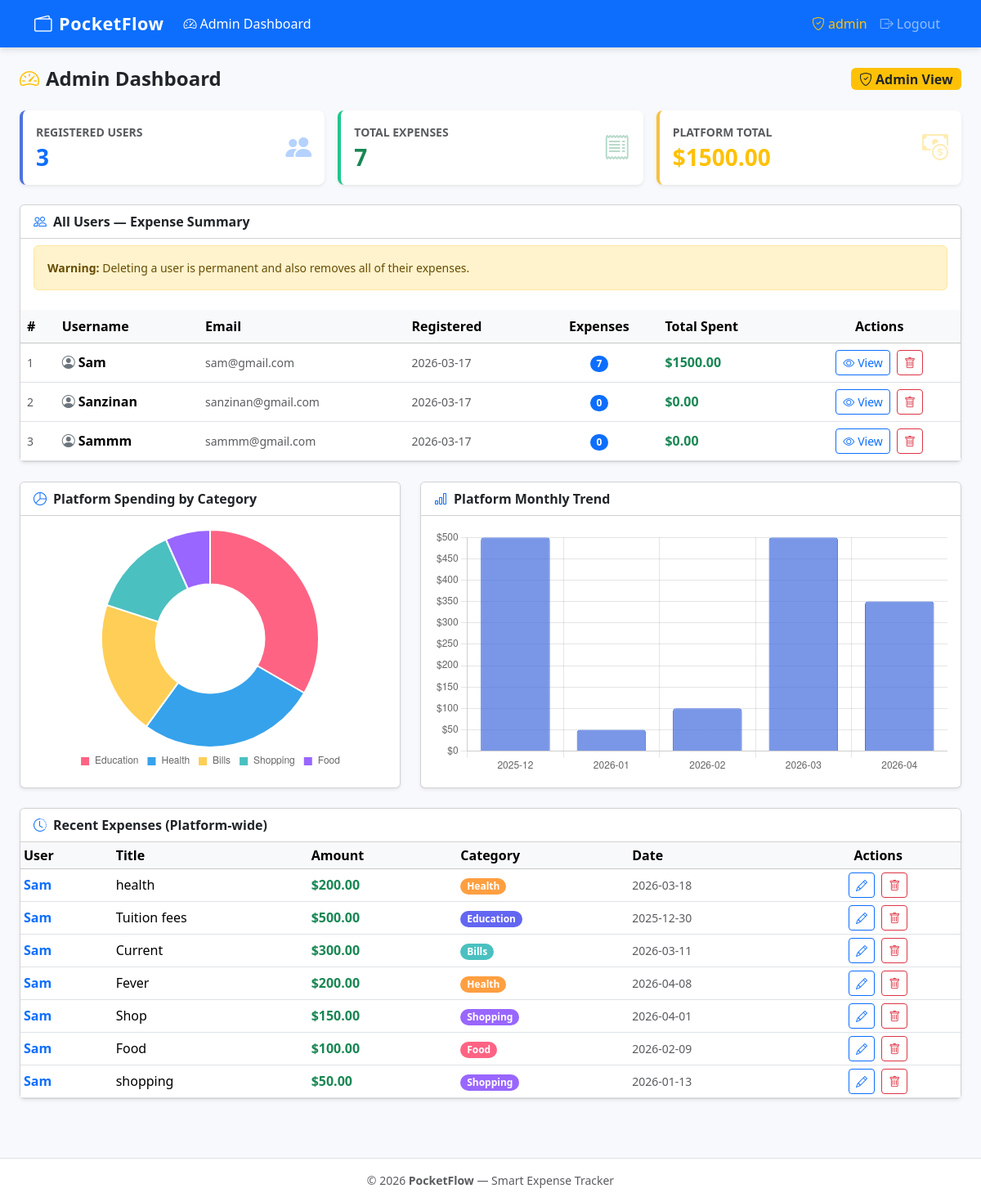
The page /admin (signed in) on the database its author committed.
### tables this page shows
CREATE TABLE users (
            id            INTEGER PRIMARY KEY AUTOINCREMENT,
            username      TEXT    NOT NULL UNIQUE,
            email         TEXT    NOT NULL UNIQUE,
            password_hash TEXT    NOT NULL,
            is_admin      INTEGER NOT NULL DEFAULT 0,
            created_at    TEXT    NOT NULL DEFAULT (datetime('now'))
        , avatar TEXT NOT NULL DEFAULT '', remember_token TEXT NOT NULL DEFAULT '', remember_token_expiry INTEGER NOT NULL DEFAULT 0, monthly_budget REAL NOT NULL DEFAULT 0);

CREATE TABLE expenses (
            id         INTEGER PRIMARY KEY AUTOINCREMENT,
            user_id    INTEGER NOT NULL,
            title      TEXT    NOT NULL,
            amount     REAL    NOT NULL,
            date       TEXT    NOT NULL,
            category   TEXT    NOT NULL,
            notes      TEXT    NOT NULL DEFAULT '',
            tags       TEXT    NOT NULL DEFAULT '',
            created_at TEXT    NOT NULL DEFAULT (datetime('now')),
            updated_at TEXT    NOT NULL DEFAULT (datetime('now')),
            FOREIGN KEY (user_id) REFERENCES users(id) ON DELETE CASCADE
        );

### app.py (the view)
@app.route('/admin')
@admin_required
def admin_dashboard():
    conn = get_db()
    users = conn.execute(
        'SELECT u.id, u.username, u.email, u.created_at, '
        'COUNT(e.id) AS expense_count, COALESCE(SUM(e.amount), 0) AS total_expenses '
        'FROM users u LEFT JOIN expenses e ON u.id = e.user_id '
        'WHERE u.is_admin = 0 GROUP BY u.id ORDER BY total_expenses DESC'
    ).fetchall()
    stats = conn.execute(
        'SELECT COUNT(DISTINCT user_id) AS total_users, COUNT(*) AS total_expenses, '
        'COALESCE(SUM(amount), 0) AS total_amount FROM expenses'
    ).fetchone()
    cat_rows = conn.execute(
        'SELECT category, SUM(amount) AS total FROM expenses GROUP BY category ORDER BY total DESC'
    ).fetchall()
    monthly_rows = conn.execute(
        "SELECT strftime('%Y-%m', date) AS month, SUM(amount) AS total "
        "FROM expenses GROUP BY month ORDER BY month ASC LIMIT 12"
    ).fetchall()
    recent = conn.execute(
        'SELECT e.*, u.username FROM expenses e JOIN users u ON e.user_id = u.id '
        'ORDER BY e.created_at DESC LIMIT 10'
    ).fetchall()
    conn.close()
    return render_template('admin/dashboard.html',
        users=users,
        stats=stats,
        cat_labels=[r['category'] for r in cat_rows],
        cat_values=[r['total'] for r in cat_rows],
        monthly_labels=[r['month'] for r in monthly_rows],
        monthly_values=[r['total'] for r in monthly_rows],
        recent=recent,
    )

### app.py (called while the page is built, shortened)
def get_db():
    conn = sqlite3.connect(DATABASE)
    conn.row_factory = sqlite3.Row
    conn.execute('PRAGMA foreign_keys = ON')
    return conn

def admin_required(f):
    @wraps(f)
    def decorated(*args, **kwargs):
        if 'user_id' not in session:
            flash('Please log in to continue.', 'warning')
            return redirect(url_for('login'))
        if not session.get('is_admin'):
            flash('Admin access required.', 'danger')
            return redirect(url_for('dashboard'))
        return f(*args, **kwargs)
    return decorated

@app.before_request
def load_user_from_remember_token():
    if 'user_id' in session:
        return

### templates/admin/dashboard.html (shortened to what this page needs)
{% extends 'base.html' %}
{% block content %}
<div class="container-fluid px-4">
  <div class="page-header mt-2">
    <h2><i class="bi bi-speedometer2 me-2 text-warning"></i>Admin Dashboard</h2>
    <span class="badge bg-warning text-dark fs-6">
      <i class="bi bi-shield-check me-1"></i>Admin View
    </span>
  </div>
  <div class="row g-3 mb-4">
    <div class="col-sm-6 col-xl-4">
      <div class="card stat-card primary shadow-sm h-100">
        <div class="card-body d-flex justify-content-between align-items-center">
          <div>
            <p class="text-muted text-uppercase small fw-semibold mb-1">Registered Users</p>
            <h3 class="fw-bold mb-0 text-primary">{{ users|length }}</h3>
          </div>
          <i class="bi bi-people-fill stat-icon text-primary"></i>
        </div>
      </div>
    </div>
    <div class="col-sm-6 col-xl-4">
      <div class="card stat-card success shadow-sm h-100">
        <div class="card-body d-flex justify-content-between align-items-center">
          <div>
            <p class="text-muted text-uppercase small fw-semibold mb-1">Total Expenses</p>
            <h3 class="fw-bold mb-0 text-success">{{ stats.total_expenses }}</h3>
          </div>
          <i class="bi bi-receipt stat-icon text-success"></i>
        </div>
      </div>
    </div>
    <div class="col-sm-6 col-xl-4">
      <div class="card stat-card warning shadow-sm h-100">
        <div class="card-body d-flex justify-content-between align-items-center">
          <div>
            <p class="text-muted text-uppercase small fw-semibold mb-1">Platform Total</p>
            <h3 class="fw-bold mb-0 text-warning">${{ "%.2f"|format(stats.total_amount) }}</h3>
          </div>
          <i class="bi bi-cash-coin stat-icon text-warning"></i>
        </div>
      </div>
    </div>
  </div>
  <div class="card shadow-sm mb-4">
    <div class="card-header bg-white fw-semibold">
      <i class="bi bi-people me-2 text-primary"></i>All Users — Expense Summary
    </div>
    <div class="card-body py-2 px-3">
      <div class="alert alert-warning mb-3 small">
        <strong>Warning:</strong> Deleting a user is permanent and also removes all of their expenses.
      </div>
    </div>
    {% if users %}
      <div class="table-responsive">
        <table class="table table-hover align-middle mb-0">
          <thead class="table-light">
            <tr>
              <th>#</th>
              <th>Username</th>
              <th>Email</th>
              <th>Registered</th>
              <th class="text-center">Expenses</th>
              <th>Total Spent</th>
              <th class="text-center">Actions</th>
            </tr>
          </thead>
          <tbody>
            {% for u in users %}
            <tr>
              <td class="text-muted small">{{ loop.index }}</td>
              <td class="fw-semibold">
                <i class="bi bi-person-circle me-1 text-secondary"></i>{{ u.username }}
              </td>
              <td class="text-muted small">{{ u.email }}</td>
              <td class="text-muted small">{{ u.created_at[:10] }}</td>
              <td class="text-center">
                <span class="badge bg-primary rounded-pill">{{ u.expense_count }}</span>
              </td>
              <td class="fw-bold text-success">${{ "%.2f"|format(u.total_expenses) }}</td>
              <td class="text-center">
                <a href="{{ url_for('admin_user_expenses', user_id=u.id) }}"
                   class="btn btn-sm btn-outline-primary me-1">
                  <i class="bi bi-eye me-1"></i>View
                </a>
                <form method="POST" action="{{ url_for('admin_delete_user', user_id=u.id) }}"
                      class="d-inline" onsubmit="return confirm('Delete this user and all of their expenses?');">
                  <button type="submit" class="btn btn-sm btn-outline-danger">
                    <i class="bi bi-trash"></i>
                  </button>
                </form>
              </td>
            </tr>
            {% endfor %}
          </tbody>
        </table>
      </div>
    {% else %}
      <div class="card-body text-center text-muted py-5">
        <i class="bi bi-people display-4 d-block mb-3 opacity-50"></i>
        No regular users registered yet.
      </div>
    {% endif %}
  </div>
  <div class="row g-4 mb-4">
    <div class="col-lg-5">
      <div class="card shadow-sm h-100">
        <div class="card-header bg-white fw-semibold">
          <i class="bi bi-pie-chart me-2 text-primary"></i>Platform Spending by Category
        </div>
        <div class="card-body d-flex align-items-center justify-content-center">
          {% if stats.total_expenses > 0 %}
            <div class="chart-box w-100"><canvas id="pieChart"></canvas></div>
          {% else %}
            <p class="text-muted text-center py-4">No expense data yet.</p>
          {% endif %}
        </div>
      </div>
    </div>
    <div class="col-lg-7">
      <div class="card shadow-sm h-100">
        <div class="card-header bg-white fw-semibold">
          <i class="bi bi-bar-chart me-2 text-primary"></i>Platform Monthly Trend
        </div>
        <div class="card-body d-flex align-items-center justify-content-center">
          {% if stats.total_expenses > 0 %}
            <div class="chart-box w-100"><canvas id="barChart"></canvas></div>
          {% else %}
            <p class="text-muted text-center py-4">No expense data yet.</p>
          {% endif %}
        </div>
      </div>
    </div>
  </div>
  <div class="card shadow-sm mb-4">
    <div class="card-header bg-white fw-semibold">
      <i class="bi bi-clock-history me-2 text-primary"></i>Recent Expenses (Platform-wide)
    </div>
    {% if recent %}
      <div class="table-responsive">
        <table class="table table-sm table-hover align-middle mb-0">
          <thead class="table-light">
            <tr>
              <th>User</th>
              <th>Title</th>
              <th>Amount</th>
              <th>Category</th>
              <th>Date</th>
              <th class="text-center">Actions</th>
            </tr>
          </thead>
          <tbody>
            {% for exp in recent %}
            <tr>
              <td>
                <a href="{{ url_for('admin_user_expenses', user_id=exp.user_id) }}"
                   class="text-decoration-none fw-semibold">
                  {{ exp.username }}
                </a>
              </td>
              <td>{{ exp.title }}</td>
              <td class="fw-bold text-success">${{ "%.2f"|format(exp.amount) }}</td>
              <td>
                <span class="badge cat-{{ exp.category }} rounded-pill">{{ exp.category }}</span>
              </td>
              <td class="text-muted small">{{ exp.date }}</td>
              <td class="text-center">
                <a href="{{ url_for('admin_edit_expense', expense_id=exp.id) }}"
                   class="btn btn-sm btn-outline-primary me-1"><i class="bi bi-pencil"></i></a>
                <form method="POST" action="{{ url_for('admin_delete_expense', expense_id=exp.id) }}"
                      class="delete-form d-inline">
                  <button type="submit" class="btn btn-sm btn-outline-danger">
                    <i class="bi bi-trash"></i>
                  </button>
                </form>
              </td>
            </tr>
            {% endfor %}
          </tbody>
        </table>
      </div>
    {% else %}
      <div class="card-body text-center text-muted py-4">No recent activity.</div>
    {% endif %}
  </div>
</div>
{% endblock %}
{% block scripts %}
<script>
    const chartData = JSON.parse(document.getElementById('chart-json').textContent);
    initPieChart('pieChart', chartData.cat_labels, chartData.cat_values);
    initBarChart('barChart', chartData.monthly_labels, chartData.monthly_values);
</script>
{% endblock %}

### static/css/style.css (style rules this page uses)
:root { --pf-primary: #4e73df; --pf-success: #1cc88a; --pf-warning: #f6c23e; --pf-danger: #e74a3b; --pf-info: #36b9cc; --pf-secondary: #858796; --pf-bg: #f8f9fc; }
body { background-color: var(--pf-bg); font-family: 'Segoe UI', system-ui, -apple-system, sans-serif; min-height: 100vh; display: flex; flex-direction: column; }
.stat-card { border: none; border-left: 4px solid; border-radius: .5rem; transition: transform .15s, box-shadow .15s; }
.stat-card.primary { border-left-color: var(--pf-primary); }
.stat-card.success { border-left-color: var(--pf-success); }
.stat-card.warning { border-left-color: var(--pf-warning); }
.stat-icon { font-size: 2rem; opacity: .3; }
.cat-Food { background-color: #FF6384 !important; }
.cat-Bills { background-color: #4BC0C0 !important; }
.cat-Shopping { background-color: #9966FF !important; }
.cat-Health { background-color: #FF9F40 !important; }
.cat-Education { background-color: #6366f1 !important; }
.chart-box { position: relative; height: 300px; }
.page-header { display: flex; align-items: center; justify-content: space-between; margin-bottom: 1.5rem; flex-wrap: wrap; gap: .5rem; }
.page-header h2 { margin: 0; font-weight: 700; font-size: 1.5rem; }

### rows shown on the page
users: username "Sam", email "sam@gmail.com", created_at "2026-03-17", expense_count "7", total_expenses "1500.00"
users: username "Sanzinan", email "sanzinan@gmail.com", created_at "2026-03-17", expense_count "0", total_expenses "0.00"
users: username "Sammm", email "sammm@gmail.com", created_at "2026-03-17", expense_count "0", total_expenses "0.00"
expenses: username "Sam", title "health", amount "200.00", category "Health", date "2026-03-18"
expenses: username "Sam", title "Tuition fees", amount "500.00", category "Education", date "2025-12-30"
expenses: username "Sam", title "Current", amount "300.00", category "Bills", date "2026-03-11"
expenses: username "Sam", title "Fever", amount "200.00", category "Health", date "2026-04-08"
expenses: username "Sam", title "Shop", amount "150.00", category "Shopping", date "2026-04-01"
expenses: username "Sam", title "Food", amount "100.00", category "Food", date "2026-02-09"
expenses: username "Sam", title "shopping", amount "50.00", category "Shopping", date "2026-01-13"

### other values the page prints
{{ session.username }} "admin"
{{ users|length }} "3"
{{ stats.total_expenses }} "7"
{{ "%.2f"|format(stats.total_amount) }} "1500.00"
